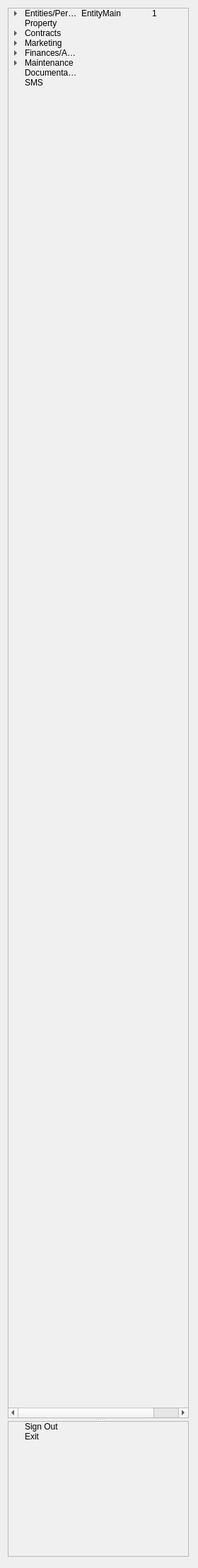
      <widget class="QWidget" name="layoutWidget">
       <layout class="QVBoxLayout" name="verticalLayout">
        <item>
         <widget class="QSplitter" name="splitter">
          <property name="orientation">
           <enum>Qt::Vertical</enum>
          </property>
          <property name="childrenCollapsible">
           <bool>false</bool>
          </property>
          <widget class="QWidget" name="layoutWidget">
           <layout class="QHBoxLayout" name="horizontalLayout_2">
            <item>
             <widget class="QTreeWidget" name="treeWidgetMainMenu">
              <property name="palette">
               <palette>
                <active>
                 <colorrole role="Base">
                  <brush brushstyle="SolidPattern">
                   <color alpha="255">
                    <red>240</red>
                    <green>240</green>
                    <blue>240</blue>
                   </color>
                  </brush>
                 </colorrole>
                </active>
                <inactive>
                 <colorrole role="Base">
                  <brush brushstyle="SolidPattern">
                   <color alpha="255">
                    <red>240</red>
                    <green>240</green>
                    <blue>240</blue>
                   </color>
                  </brush>
                 </colorrole>
                </inactive>
                <disabled>
                 <colorrole role="Base">
                  <brush brushstyle="SolidPattern">
                   <color alpha="255">
                    <red>240</red>
                    <green>240</green>
                    <blue>240</blue>
                   </color>
                  </brush>
                 </colorrole>
                </disabled>
               </palette>
              </property>
              <property name="showDropIndicator" stdset="0">
               <bool>false</bool>
              </property>
              <property name="iconSize">
               <size>
                <width>30</width>
                <height>30</height>
               </size>
              </property>
              <property name="animated">
               <bool>true</bool>
              </property>
              <property name="headerHidden">
               <bool>true</bool>
              </property>
              <property name="columnCount">
               <number>3</number>
              </property>
              <attribute name="headerVisible">
               <bool>false</bool>
              </attribute>
              <column>
               <property name="text">
                <string>ItemText</string>
               </property>
              </column>
              <column>
               <property name="text">
                <string>ItemName</string>
               </property>
              </column>
              <column>
               <property name="text">
                <string>MinAccessLevelReq</string>
               </property>
              </column>
              <item>
               <property name="text">
                <string>Entities/Persons</string>
               </property>
               <property name="toolTip">
                <string>Add, Edit Or Delete an Entity/Person</string>
               </property>
               <property name="icon">
                <iconset resource="../resources/icons.qrc">
                 <normaloff>:/mainMenu/icons/people.png</normaloff>:/mainMenu/icons/people.png</iconset>
               </property>
               <property name="text">
                <string>EntityMain</string>
               </property>
               <property name="text">
                <string>1</string>
               </property>
               <property name="flags">
                <set>ItemIsSelectable|ItemIsUserCheckable|ItemIsEnabled</set>
               </property>
               <item>
                <property name="text">
                 <string>Main Entities</string>
                </property>
                <property name="text">
                 <string>Entity_MyEntity</string>
                </property>
                <property name="text">
                 <string>4</string>
                </property>
               </item>
               <item>
                <property name="text">
                 <string>Property Owners</string>
                </property>
                <property name="text">
                 <string>Entity_PropertyOwner</string>
                </property>
                <property name="text">
                 <string>2</string>
                </property>
               </item>
               <item>
                <property name="text">
                 <string>Lessees</string>
                </property>
                <property name="text">
                 <string>Entity_Lessee</string>
                </property>
                <property name="text">
                 <string>2</string>
                </property>
               </item>
               <item>
                <property name="text">
                 <string>Buyers</string>
                </property>
                <property name="text">
                 <string>Entity_Buyers</string>
                </property>
                <property name="text">
                 <string>2</string>
                </property>
               </item>
               <item>
                <property name="text">
                 <string>Employees / Users</string>
                </property>
                <property name="text">
                 <string>Entity_Employee</string>
                </property>
                <property name="text">
                 <string>1</string>
                </property>
               </item>
              </item>
              <item>
               <property name="text">
                <string>Property</string>
               </property>
               <property name="toolTip">
                <string>Add, Edit Or Delete a Property</string>
               </property>
               <property name="icon">
                <iconset resource="../resources/icons.qrc">
                 <normaloff>:/mainMenu/icons/property.png</normaloff>:/mainMenu/icons/property.png</iconset>
               </property>
               <property name="flags">
                <set>ItemIsSelectable|ItemIsUserCheckable|ItemIsEnabled</set>
               </property>
              </item>
              <item>
               <property name="text">
                <string>Contracts</string>
               </property>
               <item>
                <property name="text">
                 <string>Contracts</string>
                </property>
               </item>
               <item>
                <property name="text">
                 <string>Reports</string>
                </property>
               </item>
              </item>
              <item>
               <property name="text">
                <string>Marketing</string>
               </property>
               <property name="toolTip">
                <string>View Marketing Reports, such as properties To Rent/For Sale, Tenants, Buyers &amp; etc</string>
               </property>
               <property name="icon">
                <iconset resource="../resources/icons.qrc">
                 <normaloff>:/mainMenu/icons/marketing.png</normaloff>:/mainMenu/icons/marketing.png</iconset>
               </property>
               <item>
                <property name="text">
                 <string>Listings</string>
                </property>
                <item>
                 <property name="text">
                  <string>For Sale</string>
                 </property>
                </item>
                <item>
                 <property name="text">
                  <string>To Rent</string>
                 </property>
                </item>
                <item>
                 <property name="text">
                  <string>Both ToRent &amp; ForSale</string>
                 </property>
                </item>
               </item>
               <item>
                <property name="text">
                 <string>Prospects</string>
                </property>
                <item>
                 <property name="text">
                  <string>Buyers</string>
                 </property>
                </item>
                <item>
                 <property name="text">
                  <string>Lessees</string>
                 </property>
                </item>
               </item>
              </item>
              <item>
               <property name="text">
                <string>Finances/Accounting</string>
               </property>
               <property name="toolTip">
                <string>Add, Edit Or Delete Accounts, Recon, Accounting Reports, etc.</string>
               </property>
               <property name="icon">
                <iconset resource="../resources/icons.qrc">
                 <normaloff>:/mainMenu/icons/finances.png</normaloff>:/mainMenu/icons/finances.png</iconset>
               </property>
               <item>
                <property name="text">
                 <string>Trust Solutions</string>
                </property>
                <item>
                 <property name="text">
                  <string>Accounts</string>
                 </property>
                </item>
                <item>
                 <property name="text">
                  <string>Reports</string>
                 </property>
                </item>
               </item>
               <item>
                <property name="text">
                 <string>Property Solutions</string>
                </property>
                <item>
                 <property name="text">
                  <string>Accounts</string>
                 </property>
                </item>
                <item>
                 <property name="text">
                  <string>Reports</string>
                 </property>
                </item>
               </item>
               <item>
                <property name="text">
                 <string>Maintenace Solutions</string>
                </property>
                <item>
                 <property name="text">
                  <string>Accounts</string>
                 </property>
                </item>
                <item>
                 <property name="text">
                  <string>Reports</string>
                 </property>
                </item>
               </item>
              </item>
              <item>
               <property name="text">
                <string>Maintenance</string>
               </property>
               <property name="toolTip">
                <string>Manage Maintenance, View Inspecting Reports, Vendors Work Division, etc.</string>
               </property>
               <property name="icon">
                <iconset resource="../resources/icons.qrc">
                 <normaloff>:/mainMenu/icons/maintenance.png</normaloff>:/mainMenu/icons/maintenance.png</iconset>
               </property>
               <item>
                <property name="text">
                 <string>Property Inspections</string>
                </property>
               </item>
              </item>
              <item>
               <property name="text">
                <string>Documentation</string>
               </property>
              </item>
              <item>
               <property name="text">
                <string>SMS</string>
               </property>
              </item>
             </widget>
            </item>
            <item>
             <spacer name="spacer">
              <property name="orientation">
               <enum>Qt::Vertical</enum>
              </property>
              <property name="sizeType">
               <enum>QSizePolicy::Preferred</enum>
              </property>
              <property name="sizeHint" stdset="0">
               <size>
                <width>2</width>
                <height>2000</height>
               </size>
              </property>
             </spacer>
            </item>
           </layout>
          </widget>
          <widget class="QWidget" name="layoutWidget">
           <layout class="QHBoxLayout" name="horizontalLayout">
            <item>
             <widget class="QTreeWidget" name="treeWidgetExitMenu">
              <property name="palette">
               <palette>
                <active>
                 <colorrole role="Base">
                  <brush brushstyle="SolidPattern">
                   <color alpha="255">
                    <red>240</red>
                    <green>240</green>
                    <blue>240</blue>
                   </color>
                  </brush>
                 </colorrole>
                </active>
                <inactive>
                 <colorrole role="Base">
                  <brush brushstyle="SolidPattern">
                   <color alpha="255">
                    <red>240</red>
                    <green>240</green>
                    <blue>240</blue>
                   </color>
                  </brush>
                 </colorrole>
                </inactive>
                <disabled>
                 <colorrole role="Base">
                  <brush brushstyle="SolidPattern">
                   <color alpha="255">
                    <red>240</red>
                    <green>240</green>
                    <blue>240</blue>
                   </color>
                  </brush>
                 </colorrole>
                </disabled>
               </palette>
              </property>
              <property name="showDropIndicator" stdset="0">
               <bool>false</bool>
              </property>
              <property name="iconSize">
               <size>
                <width>30</width>
                <height>30</height>
               </size>
              </property>
              <property name="headerHidden">
               <bool>true</bool>
              </property>
              <attribute name="headerVisible">
               <bool>false</bool>
              </attribute>
              <column>
               <property name="text">
                <string>Solutions DB</string>
               </property>
              </column>
              <item>
               <property name="text">
                <string>Sign Out</string>
               </property>
               <property name="toolTip">
                <string>Go Back to The Login Screen</string>
               </property>
               <property name="icon">
                <iconset resource="../resources/icons.qrc">
                 <normaloff>:/applicationIcon/icons/signout.png</normaloff>:/applicationIcon/icons/signout.png</iconset>
               </property>
              </item>
              <item>
               <property name="text">
                <string>Exit</string>
               </property>
               <property name="toolTip">
                <string>Exit/Close the Whole Application</string>
               </property>
               <property name="icon">
                <iconset resource="../resources/icons.qrc">
                 <normaloff>:/applicationIcon/icons/exit.png</normaloff>:/applicationIcon/icons/exit.png</iconset>
               </property>
              </item>
             </widget>
            </item>
            <item>
             <spacer name="verticalSpacer">
              <property name="orientation">
               <enum>Qt::Vertical</enum>
              </property>
              <property name="sizeType">
               <enum>QSizePolicy::Minimum</enum>
              </property>
              <property name="sizeHint" stdset="0">
               <size>
                <width>2</width>
                <height>40</height>
               </size>
              </property>
             </spacer>
            </item>
           </layout>
          </widget>
         </widget>
        </item>
        <item>
         <spacer name="horizontalSpacer_3">
          <property name="orientation">
           <enum>Qt::Horizontal</enum>
          </property>
          <property name="sizeType">
           <enum>QSizePolicy::Minimum</enum>
          </property>
          <property name="sizeHint" stdset="0">
           <size>
            <width>210</width>
            <height>5</height>
           </size>
          </property>
         </spacer>
        </item>
       </layout>
      </widget>
